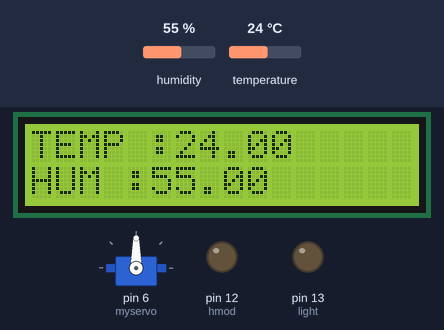
Bench run of a sketch on a simulated Arduino Uno, built with avr-gcc and run on an emulated ATmega328P. Parts: servo, 16×2 character LCD, output pins drawn as LEDs (lit = HIGH). The test bench sets the inputs (shaded band); at power-on: humidity 55 %, temperature 24 °C.

Above: at 1.2 s.
1.3 s: humidity set to 64 %
At 2.5 s:
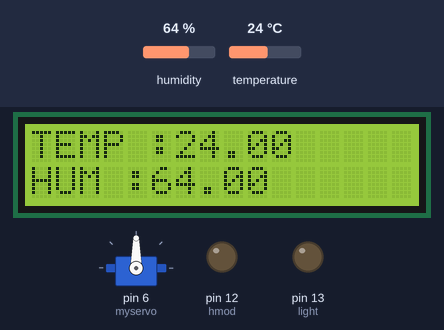
4.0 s: humidity set to 67 %
At 5.5 s:
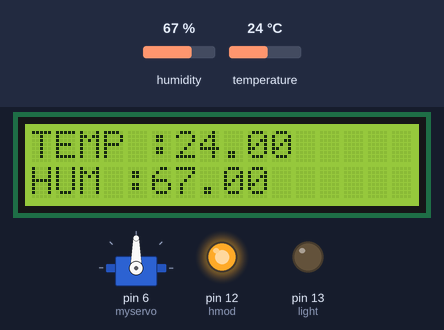
6.7 s: temperature set to 35 °C
At 9.1 s:
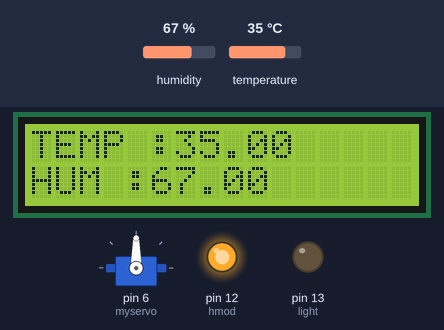
9.7 s: temperature set to 38 °C
At 10.9 s:
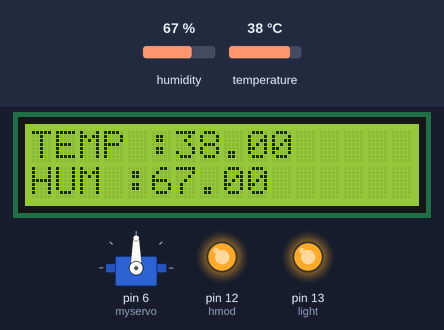
12.4 s: humidity set to 22 %
At 15.8 s:
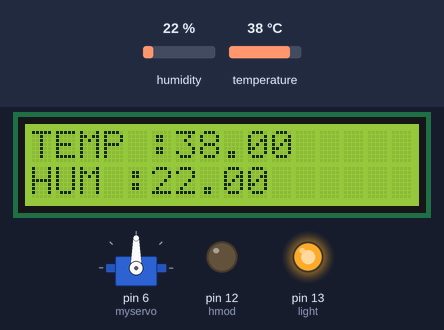
Timing chart, 0 to 16.8 s (numbered marks = the images above; inputs shaded):
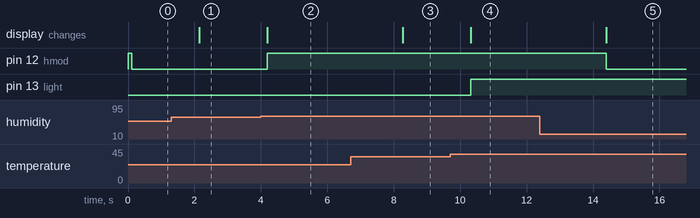

The sketch:

hacher.ino
```cpp
#include <Servo.h>
#include <DHT.h>
#include <DHT_U.h>
#include <EEPROM.h>
#include <Wire.h>
#include <LiquidCrystal_I2C.h>

LiquidCrystal_I2C lcd(0x27, 16, 2);

#define DHTPIN 5

#define DHTTYPE DHT11
DHT dht(DHTPIN, DHTTYPE);

Servo myservo;

unsigned long t1,x=0;
int Time=90;
float uptemp=37;
float lowtemp=35;
float lowhum=65;
int turn=1;
int pos = 0;
int light=13,hmod=12;
int ht=0;


void setup() {
  pinMode(light,OUTPUT);
  pinMode(hmod,OUTPUT);
  digitalWrite(hmod,HIGH);
  myservo.attach(6);
  dht.begin();
  lcd.begin();
  lcd.backlight();

}

void loop() {


  float h = dht.readHumidity();
  float t = dht.readTemperature();
  float f = dht.readTemperature(true);

  lcd.setCursor(0, 0);
  lcd.print("TEMP :");
  lcd.print(t);

  lcd.setCursor(0, 1);
  lcd.print("HUM :");
  lcd.print(h);


  if(t>=uptemp){
    digitalWrite(light,HIGH);
  }

 if(t<=lowtemp){
    digitalWrite(light,LOW);
  }


  if(h<lowhum){
    digitalWrite(hmod,LOW);
  }
    if(h>lowhum){
    digitalWrite(hmod,HIGH);
  }
  }
```

Measured:
- the behaviour switches between 65 and 66 % on humidity (found by bisection; images 1 and 2)
- the behaviour switches between 36 and 37 °C on temperature (found by bisection; images 3 and 4)
- after the input at 1.3 s, the display: changes after 0.85 s (image 1)
- after the input at 4.0 s, pin 12 (hmod): LOW → HIGH after 0.19 s; the display: changes after 0.19 s (image 2)
- after the input at 6.7 s, the display: changes after 1.6 s (image 3)
- after the input at 9.7 s, pin 13 (light): LOW → HIGH after 0.61 s; the display: changes after 0.61 s (image 4)
- after the input at 12.4 s, pin 12 (hmod): HIGH → LOW after 2.0 s; the display: changes after 2.0 s (image 5)
